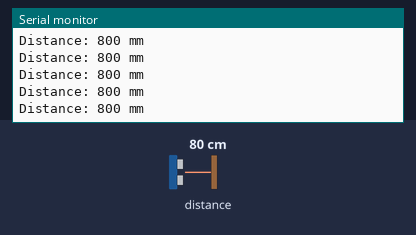
The sketch below on a simulated ESP32. Parts: the last lines printed to the serial monitor. The test bench sets the inputs (shaded band); at power-on: distance to the obstacle 80 cm.

Above: at 1.2 s.
1.3 s: distance to the obstacle set to 2 cm
At 2.3 s:
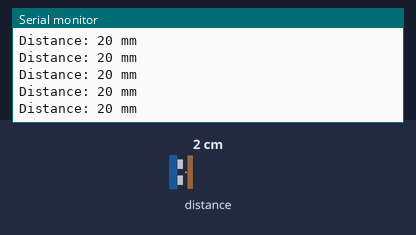
2.8 s: distance to the obstacle set to 4 cm
At 3.5 s:
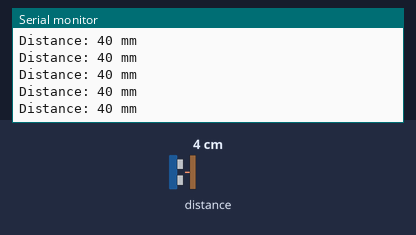
Timing chart, 0 to 5.8 s (numbered marks = the images above; inputs shaded):
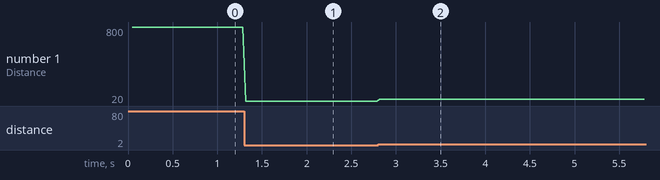

Measured:
- after the input at 1.3 s, the serial monitor: prints a new line at once (image 1)
- after the input at 2.8 s, the serial monitor: prints a new line at once (image 2)
- plotted number 1: 800 → 20 after the input at 1.3 s, 20 → 40 after the input at 2.8 s

The sketch:

VL53L1X_LaserRanger.ino
```cpp
#include "Adafruit_VL53L1X.h"

#define IRQ_PIN 25
#define XSHUT_PIN 26

Adafruit_VL53L1X vl53 = Adafruit_VL53L1X(XSHUT_PIN, IRQ_PIN);

void scanDevices() {
	byte error, address;
	int nDevices;

	Serial.println("Scanning...");

	nDevices = 0;
	for (address = 1; address < 127; address++) {
		// The i2c_scanner uses the return value of
		// the Write.endTransmisstion to see if
		// a device did acknowledge to the address.
		Wire.beginTransmission(address);
		error = Wire.endTransmission();

		if (error == 0) {
			Serial.print("I2C device found at address 0x");
			if (address < 16)
				Serial.print("0");
			Serial.print(address, HEX);
			Serial.println("  !");

			nDevices++;
		} else if (error == 4) {
			Serial.print("Unknown error at address 0x");
			if (address < 16)
				Serial.print("0");
			Serial.println(address, HEX);
		}
	}
	if (nDevices == 0)
		Serial.println("No I2C devices found\n");
	else
		Serial.println("done\n");
}

void setup() {
	Serial.begin(115200);
	while (!Serial)
		delay(10);

    scanDevices();

	Serial.println(F("Adafruit VL53L1X sensor demo"));

	Wire.begin();
	if (!vl53.begin(0x29, &Wire)) {
		Serial.print(F("Error on init of VL sensor: "));
		Serial.println(vl53.vl_status);
		while (1)
			delay(10);
	}
	Serial.println(F("VL53L1X sensor OK!"));

	Serial.print(F("Sensor ID: 0x"));
	Serial.println(vl53.sensorID(), HEX);

	if (!vl53.startRanging()) {
		Serial.print(F("Couldn't start ranging: "));
		Serial.println(vl53.vl_status);
		while (1)
			delay(10);
	}
	Serial.println(F("Ranging started"));

	// Valid timing budgets: 15, 20, 33, 50, 100, 200 and 500ms!
	vl53.setTimingBudget(50);
	Serial.print(F("Timing budget (ms): "));
	Serial.println(vl53.getTimingBudget());

	/*
	vl.VL53L1X_SetDistanceThreshold(100, 300, 3, 1);
	vl.VL53L1X_SetInterruptPolarity(0);
	*/
}

void loop() {
	int16_t distance;

	if (vl53.dataReady()) {
		// new measurement for the taking!
		distance = vl53.distance();
		if (distance == -1) {
			// something went wrong!
			Serial.print(F("Couldn't get distance: "));
			Serial.println(vl53.vl_status);
			return;
		}
		Serial.print(F("Distance: "));
		Serial.print(distance);
		Serial.println(" mm");

		// data is read out, time for another reading!
		vl53.clearInterrupt();
	}
}
```
